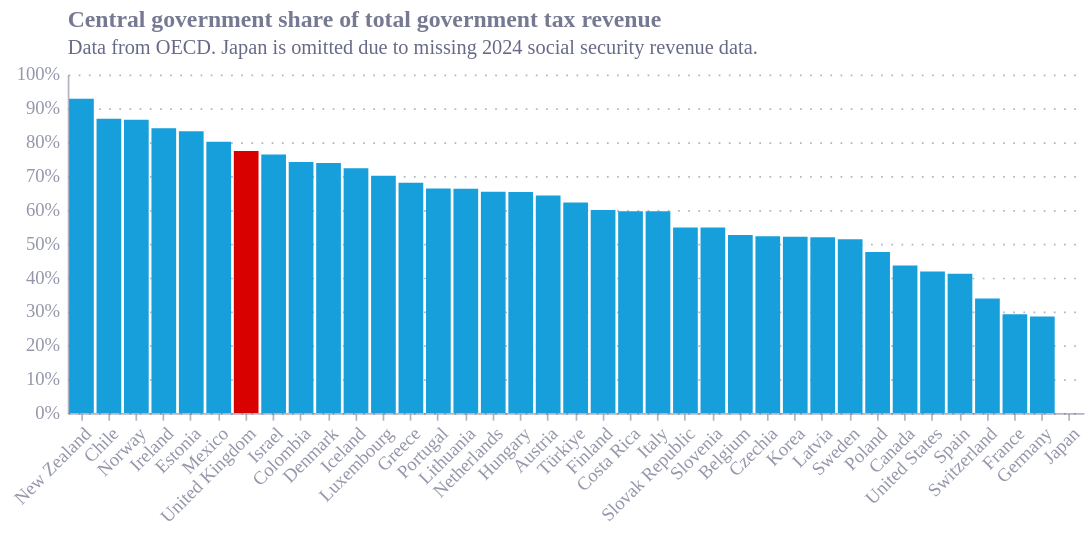

Write the Vega-Lite specification saved for this chart.
### Vega-Lite specification from a JSON file in a GitHub repository (floating-point values rounded to 4 significant figures)
{"config": {"font": "Circular Std", "text": {"color": "#676A86", "align": "left", "baseline": "middle", "dx": 7, "dy": 0, "fontSize": 11}, "view": {"stroke": null, "continuousWidth": 400, "continuousHeight": 300, "discreteWidth": 400, "discreteHeight": 300}, "range": {"category": ["#36B7B4", "#E6224B", "#F4C245", "#0063AF", "#00A767", "#179FDB", "#EB5C2E"], "diverging": ["#E6224B", "#E54753", "#C9C9C9", "#179FDB", "#122B39"], "heatmap": ["#C9C9C9", "#179FDB", "#0063AF", "#122B39"], "ordinal": ["#00A767", "#36B7B4", "#179FDB", "#0063AF", "#243B5A"]}, "bar": {"color": "#179fdb"}, "line": {"color": "#e6224b"}, "rule": {"color": "#676A86"}, "area": {"opacity": 0.3}, "point": {"filled": true, "size": 80, "color": "#e6224b", "opacity": 0.95}, "geoshape": {"stroke": "white", "strokeWidth": 0.3}, "rect": {"fill": "#d6d4d4", "opacity": 0.3}, "axis": {"labelColor": "#676A86", "labelFontSize": 11, "labelFont": "Circular Std", "labelOpacity": 0.7, "tickColor": "#676A86", "tickOpacity": 0.5, "domainColor": "#676A86", "domainOpacity": 0.5, "gridColor": "#676A86", "gridDash": [2, 2], "gridOpacity": 0.5, "title": null, "titleColor": "#676A86", "titleOpacity": 0.8, "tickSize": 4}, "axisXDiscrete": {"grid": false, "labelAngle": 0, "tickCount": 10, "tickOpacity": 0.5, "title": null}, "axisYDiscrete": {"ticks": false, "labelPadding": 5}, "axisXTemporal": {"grid": false, "ticks": true}, "axisXQuantitative": {"grid": true}, "axisYQuantitative": {"gridColor": "#676A86", "gridDash": [1, 5], "gridOpacity": 0.5, "ticks": false, "labelPadding": 5, "tickCount": 8, "titleAngle": 0, "titleAlign": "left", "titleBaseline": "bottom", "titleX": 0, "titleY": -5}, "title": {"color": "#676A86E6", "subtitleColor": "#676A86", "font": "Circular Std", "subtitleFont": "Circular Std", "anchor": "start", "fontSize": 14, "subtitleFontSize": 12, "subtitlePadding": 4, "offset": 0, "frame": "group"}, "legend": {"titleColor": "#122b39", "title": null, "labelColor": "#122b39", "labelFontSize": 11}}, "data": {"name": "data-c4cca7cbbabca193fedd2b742a10d365"}, "mark": {"type": "bar"}, "encoding": {"color": {"condition": {"test": "(datum.REF_AREA === 'GBR')", "value": "#d90000"}, "value": "#179fdb"}, "tooltip": [{"field": "Reference area", "title": "Country", "type": "nominal"}, {"field": "central_to_overall_ratio", "format": ".1%", "title": "Central Government Revenue Share", "type": "quantitative"}], "x": {"axis": {"labelAngle": -45}, "field": "Reference area", "sort": "-y", "type": "nominal"}, "y": {"axis": {"format": "%", "title": null}, "field": "central_to_overall_ratio", "type": "quantitative"}}, "height": 200, "title": {"text": "Central government share of total government tax revenue", "anchor": "start", "subtitle": "Data from OECD. Japan is omitted due to missing 2024 social security revenue data.", "subtitleFontSize": 12}, "width": 600, "$schema": "https://vega.github.io/schema/vega-lite/v6.4.1.json", "datasets": {"data-c4cca7cbbabca193fedd2b742a10d365": [{"REF_AREA": "AUT", "Reference area": "Austria", "Central government": 137.8, "European institutions and bodies (EU accounts)": 0.549, "General government": 214.3, "Local government": 6.685, "Social security funds": 65.16, "State government": 4.119, "central_to_overall_ratio": 0.643, "central_to_overallno_SS_ratio": 0.9239}, {"REF_AREA": "BEL", "Reference area": "Belgium", "Central government": 137.4, "European institutions and bodies (EU accounts)": 1.799, "General government": 261.4, "Local government": 11.98, "Social security funds": 83.98, "State government": 26.22, "central_to_overall_ratio": 0.5257, "central_to_overallno_SS_ratio": 0.7745}, {"REF_AREA": "CAN", "Reference area": "Canada", "Central government": 467.4, "European institutions and bodies (EU accounts)": 0.0, "General government": 1072.0, "Local government": 87.77, "Social security funds": 112.1, "State government": 405.1, "central_to_overall_ratio": 0.4359, "central_to_overallno_SS_ratio": 0.4868}, {"REF_AREA": "CHE", "Reference area": "Switzerland", "Central government": 75.89, "European institutions and bodies (EU accounts)": 0.0, "General government": 224.0, "Local government": 35.45, "Social security funds": 55.04, "State government": 57.65, "central_to_overall_ratio": 0.3387, "central_to_overallno_SS_ratio": 0.4491}, {"REF_AREA": "CHL", "Reference area": "Chile", "Central government": 55460.0, "European institutions and bodies (EU accounts)": 0.0, "General government": 63820.0, "Local government": 5342.0, "Social security funds": 3020.0, "State government": 0.0, "central_to_overall_ratio": 0.869, "central_to_overallno_SS_ratio": 0.9121}, {"REF_AREA": "COL", "Reference area": "Colombia", "Central government": 251200.0, "European institutions and bodies (EU accounts)": 0.0, "General government": 338800.0, "Local government": 42940.0, "Social security funds": 28940.0, "State government": 15660.0, "central_to_overall_ratio": 0.7416, "central_to_overallno_SS_ratio": 0.8108}, {"REF_AREA": "CRI", "Reference area": "Costa Rica", "Central government": 7273.0, "European institutions and bodies (EU accounts)": 0.0, "General government": 12200.0, "Local government": 341.3, "Social security funds": 4586.0, "State government": 0.0, "central_to_overall_ratio": 0.5961, "central_to_overallno_SS_ratio": 0.9552}, {"REF_AREA": "CZE", "Reference area": "Czechia", "Central government": 1429.0, "European institutions and bodies (EU accounts)": 10.88, "General government": 2737.0, "Local government": 35.88, "Social security funds": 1261.0, "State government": 0.0, "central_to_overall_ratio": 0.5221, "central_to_overallno_SS_ratio": 0.9683}, {"REF_AREA": "DEU", "Reference area": "Germany", "Central government": 469.1, "European institutions and bodies (EU accounts)": 5.583, "General government": 1646.0, "Local government": 143.9, "Social security funds": 643.3, "State government": 384.1, "central_to_overall_ratio": 0.285, "central_to_overallno_SS_ratio": 0.4679}, {"REF_AREA": "DNK", "Reference area": "Denmark", "Central government": 976.4, "European institutions and bodies (EU accounts)": 3.695, "General government": 1322.0, "Local government": 341.7, "Social security funds": 0.505, "State government": 0.0, "central_to_overall_ratio": 0.7384, "central_to_overallno_SS_ratio": 0.7387}, {"REF_AREA": "ESP", "Reference area": "Spain", "Central government": 240.6, "European institutions and bodies (EU accounts)": 2.591, "General government": 584.8, "Local government": 43.8, "Social security funds": 198.6, "State government": 99.2, "central_to_overall_ratio": 0.4114, "central_to_overallno_SS_ratio": 0.623}, {"REF_AREA": "EST", "Reference area": "Estonia", "Central government": 11.69, "European institutions and bodies (EU accounts)": 0.04496, "General government": 14.04, "Local government": 0.07434, "Social security funds": 2.233, "State government": 0.0, "central_to_overall_ratio": 0.8324, "central_to_overallno_SS_ratio": 0.9899}, {"REF_AREA": "FIN", "Reference area": "Finland", "Central government": 69.91, "European institutions and bodies (EU accounts)": 0.183, "General government": 116.5, "Local government": 13.97, "Social security funds": 32.44, "State government": 0.0, "central_to_overall_ratio": 0.6001, "central_to_overallno_SS_ratio": 0.8316}, {"REF_AREA": "FRA", "Reference area": "France", "Central government": 370.0, "European institutions and bodies (EU accounts)": 2.6, "General government": 1269.0, "Local government": 183.9, "Social security funds": 712.5, "State government": 0.0, "central_to_overall_ratio": 0.2916, "central_to_overallno_SS_ratio": 0.6649}, {"REF_AREA": "GBR", "Reference area": "United Kingdom", "Central government": 758.5, "European institutions and bodies (EU accounts)": 0.0, "General government": 979.8, "Local government": 48.22, "Social security funds": 173.1, "State government": 0.0, "central_to_overall_ratio": 0.7742, "central_to_overallno_SS_ratio": 0.9402}, {"REF_AREA": "GRC", "Reference area": "Greece", "Central government": 64.39, "European institutions and bodies (EU accounts)": 0.358, "General government": 94.62, "Local government": 2.026, "Social security funds": 27.85, "State government": 0.0, "central_to_overall_ratio": 0.6805, "central_to_overallno_SS_ratio": 0.9643}, {"REF_AREA": "HUN", "Reference area": "Hungary", "Central government": 18280.0, "European institutions and bodies (EU accounts)": 92.87, "General government": 27980.0, "Local government": 1601.0, "Social security funds": 8009.0, "State government": 0.0, "central_to_overall_ratio": 0.6532, "central_to_overallno_SS_ratio": 0.9152}, {"REF_AREA": "IRL", "Reference area": "Ireland", "Central government": 102.8, "European institutions and bodies (EU accounts)": 0.5903, "General government": 122.1, "Local government": 1.872, "Social security funds": 16.88, "State government": 0.0, "central_to_overall_ratio": 0.8416, "central_to_overallno_SS_ratio": 0.9766}, {"REF_AREA": "ISL", "Reference area": "Iceland", "Central government": 1229.0, "European institutions and bodies (EU accounts)": 0.0, "General government": 1699.0, "Local government": 470.2, "Social security funds": 0.0, "State government": 0.0, "central_to_overall_ratio": 0.7232, "central_to_overallno_SS_ratio": 0.7232}, {"REF_AREA": "ISR", "Reference area": "Israel", "Central government": 471.0, "European institutions and bodies (EU accounts)": 0.0, "General government": 617.0, "Local government": 46.81, "Social security funds": 99.1, "State government": 0.0, "central_to_overall_ratio": 0.7635, "central_to_overallno_SS_ratio": 0.9096}, {"REF_AREA": "ITA", "Reference area": "Italy", "Central government": 560.5, "European institutions and bodies (EU accounts)": 2.99, "General government": 940.4, "Local government": 102.5, "Social security funds": 274.4, "State government": 0.0, "central_to_overall_ratio": 0.596, "central_to_overallno_SS_ratio": 0.8416}, {"REF_AREA": "JPN", "Reference area": "Japan", "Central government": 79190.0, "European institutions and bodies (EU accounts)": 0.0, "General government": null, "Local government": 45530.0, "Social security funds": null, "State government": 0.0, "central_to_overall_ratio": null, "central_to_overallno_SS_ratio": null}, {"REF_AREA": "KOR", "Reference area": "Korea", "Central government": 336500.0, "European institutions and bodies (EU accounts)": 0.0, "General government": 645800.0, "Local government": 114100.0, "Social security funds": 195200.0, "State government": 0.0, "central_to_overall_ratio": 0.5211, "central_to_overallno_SS_ratio": 0.7468}, {"REF_AREA": "LTU", "Reference area": "Lithuania", "Central government": 17.21, "European institutions and bodies (EU accounts)": 0.1199, "General government": 25.98, "Local government": 0.2747, "Social security funds": 8.369, "State government": 0.0, "central_to_overall_ratio": 0.6626, "central_to_overallno_SS_ratio": 0.9776}, {"REF_AREA": "LUX", "Reference area": "Luxembourg", "Central government": 25.03, "European institutions and bodies (EU accounts)": 0.01891, "General government": 35.73, "Local government": 1.704, "Social security funds": 8.972, "State government": 0.0, "central_to_overall_ratio": 0.7007, "central_to_overallno_SS_ratio": 0.9356}, {"REF_AREA": "LVA", "Reference area": "Latvia", "Central government": 7.317, "European institutions and bodies (EU accounts)": 0.06266, "General government": 14.09, "Local government": 2.424, "Social security funds": 4.283, "State government": 0.0, "central_to_overall_ratio": 0.5194, "central_to_overallno_SS_ratio": 0.7464}, {"REF_AREA": "MEX", "Reference area": "Mexico", "Central government": 4967.0, "European institutions and bodies (EU accounts)": 0.0, "General government": 6199.0, "Local government": 99.07, "Social security funds": 852.4, "State government": 281.0, "central_to_overall_ratio": 0.8012, "central_to_overallno_SS_ratio": 0.9289}, {"REF_AREA": "NLD", "Reference area": "Netherlands", "Central government": 282.8, "European institutions and bodies (EU accounts)": 3.822, "General government": 432.6, "Local government": 8.884, "Social security funds": 137.1, "State government": 0.0, "central_to_overall_ratio": 0.6538, "central_to_overallno_SS_ratio": 0.957}, {"REF_AREA": "NOR", "Reference area": "Norway", "Central government": 1810.0, "European institutions and bodies (EU accounts)": 0.0, "General government": 2089.0, "Local government": 278.8, "Social security funds": 0.0, "State government": 0.0, "central_to_overall_ratio": 0.8665, "central_to_overallno_SS_ratio": 0.8665}, {"REF_AREA": "NZL", "Reference area": "New Zealand", "Central government": 133.2, "European institutions and bodies (EU accounts)": 0.0, "General government": 143.4, "Local government": 10.27, "Social security funds": 0.0, "State government": 0.0, "central_to_overall_ratio": 0.9284, "central_to_overallno_SS_ratio": 0.9284}, {"REF_AREA": "POL", "Reference area": "Poland", "Central government": 634.3, "European institutions and bodies (EU accounts)": 6.656, "General government": 1334.0, "Local government": 177.8, "Social security funds": 515.4, "State government": 0.0, "central_to_overall_ratio": 0.4754, "central_to_overallno_SS_ratio": 0.7747}, {"REF_AREA": "PRT", "Reference area": "Portugal", "Central government": 67.45, "European institutions and bodies (EU accounts)": 0.329, "General government": 101.7, "Local government": 5.796, "Social security funds": 28.12, "State government": 0.0, "central_to_overall_ratio": 0.6633, "central_to_overallno_SS_ratio": 0.9168}, {"REF_AREA": "SVK", "Reference area": "Slovak Republic", "Central government": 25.53, "European institutions and bodies (EU accounts)": 0.1758, "General government": 46.57, "Local government": 0.9698, "Social security funds": 19.9, "State government": 0.0, "central_to_overall_ratio": 0.5482, "central_to_overallno_SS_ratio": 0.957}, {"REF_AREA": "SVN", "Reference area": "Slovenia", "Central government": 14.14, "European institutions and bodies (EU accounts)": 0.09212, "General government": 25.82, "Local government": 0.3204, "Social security funds": 11.26, "State government": 0.0, "central_to_overall_ratio": 0.5478, "central_to_overallno_SS_ratio": 0.9717}, {"REF_AREA": "SWE", "Reference area": "Sweden", "Central government": 1357.0, "European institutions and bodies (EU accounts)": 8.48, "General government": 2644.0, "Local government": 951.3, "Social security funds": 326.7, "State government": 0.0, "central_to_overall_ratio": 0.5133, "central_to_overallno_SS_ratio": 0.5857}, {"REF_AREA": "TUR", "Reference area": "Türkiye", "Central government": 6465.0, "European institutions and bodies (EU accounts)": 0.0, "General government": 10400.0, "Local government": 907.3, "Social security funds": 3027.0, "State government": 0.0, "central_to_overall_ratio": 0.6217, "central_to_overallno_SS_ratio": 0.8769}, {"REF_AREA": "USA", "Reference area": "United States", "Central government": 3131.0, "European institutions and bodies (EU accounts)": 0.0, "General government": 7481.0, "Local government": 1087.0, "Social security funds": 1747.0, "State government": 1516.0, "central_to_overall_ratio": 0.4185, "central_to_overallno_SS_ratio": 0.546}]}}
